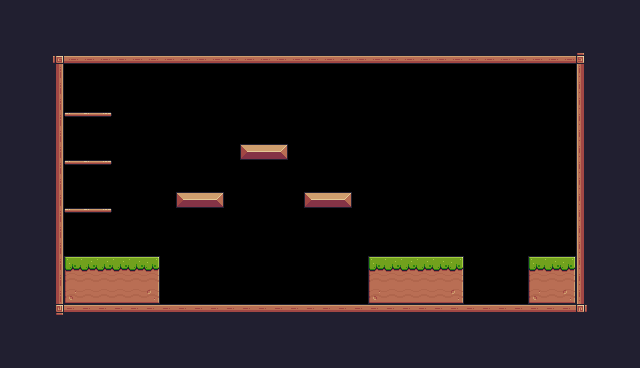

Below is a game level as drawn by its tile map, then a one-line description and the .tmx file that defines it, in full:
An orthogonal 40x23 tile map with 16x16 px tiles, 1 tile layer (Background) and 22 objects (6x Fruit, 3x Platform, 2x Saw, Player).

<map version="1.10" tiledversion="1.10.2" orientation="orthogonal" renderorder="right-down" width="40" height="23" tilewidth="16" tileheight="16" infinite="0" nextlayerid="4" nextobjectid="50">
 <tileset firstgid="1" source="pixel_adventure.tsx" />
 <layer id="1" name="Background" width="40" height="23">
  <properties>
   <property name="BackgroundColor" value="Gray" />
  </properties>
  <data encoding="csv">
112,112,112,112,112,112,112,112,112,112,112,112,112,112,112,112,112,112,112,112,112,112,112,112,112,112,112,112,112,112,112,112,112,112,112,112,112,112,112,112,
112,112,112,112,112,112,112,112,112,112,112,112,112,112,112,112,112,112,112,112,112,112,112,112,112,112,112,112,112,112,112,112,112,112,112,112,112,112,112,112,
112,112,112,112,112,112,112,112,112,112,112,112,112,112,112,112,112,112,112,112,112,112,112,112,112,112,112,112,112,112,112,112,112,112,112,112,112,112,112,112,
112,112,112,92,134,134,134,134,134,134,134,134,134,134,134,134,134,134,134,134,134,134,134,134,134,134,134,134,134,134,134,134,134,134,134,134,93,112,112,112,
112,112,112,113,0,0,0,0,0,0,0,0,0,0,0,0,0,0,0,0,0,0,0,0,0,0,0,0,0,0,0,0,0,0,0,0,111,112,112,112,
112,112,112,113,0,0,0,0,0,0,0,0,0,0,0,0,0,0,0,0,0,0,0,0,0,0,0,0,0,0,0,0,0,0,0,0,111,112,112,112,
112,112,112,113,0,0,0,0,0,0,0,0,0,0,0,0,0,0,0,0,0,0,0,0,0,0,0,0,0,0,0,0,0,0,0,0,111,112,112,112,
112,112,112,113,40,41,42,0,0,0,0,0,0,0,0,0,0,0,0,0,0,0,0,0,0,0,0,0,0,0,0,0,0,0,0,0,111,112,112,112,
112,112,112,113,0,0,0,0,0,0,0,0,0,0,0,0,0,0,0,0,0,0,0,0,0,0,0,0,0,0,0,0,0,0,0,0,111,112,112,112,
112,112,112,113,0,0,0,0,0,0,0,0,0,0,0,13,14,15,0,0,0,0,0,0,0,0,0,0,0,0,0,0,0,0,0,0,111,112,112,112,
112,112,112,113,40,41,42,0,0,0,0,0,0,0,0,0,0,0,0,0,0,0,0,0,0,0,0,0,0,0,0,0,0,0,0,0,111,112,112,112,
112,112,112,113,0,0,0,0,0,0,0,0,0,0,0,0,0,0,0,0,0,0,0,0,0,0,0,0,0,0,0,0,0,0,0,0,111,112,112,112,
112,112,112,113,0,0,0,0,0,0,0,13,14,15,0,0,0,0,0,13,14,15,0,0,0,0,0,0,0,0,0,0,0,0,0,0,111,112,112,112,
112,112,112,113,40,41,42,0,0,0,0,0,0,0,0,0,0,0,0,0,0,0,0,0,0,0,0,0,0,0,0,0,0,0,0,0,111,112,112,112,
112,112,112,113,0,0,0,0,0,0,0,0,0,0,0,0,0,0,0,0,0,0,0,0,0,0,0,0,0,0,0,0,0,0,0,0,111,112,112,112,
112,112,112,113,0,0,0,0,0,0,0,0,0,0,0,0,0,0,0,0,0,0,0,0,0,0,0,0,0,0,0,0,0,0,0,0,111,112,112,112,
112,112,112,113,7,8,8,8,8,9,0,0,0,0,0,0,0,0,0,0,0,0,0,7,8,8,8,8,9,0,0,0,0,7,8,9,111,112,112,112,
112,112,112,113,29,30,30,30,30,31,0,0,0,0,0,0,0,0,0,0,0,0,0,29,30,30,30,30,31,0,0,0,0,29,30,31,111,112,112,112,
112,112,112,113,51,52,52,52,52,53,0,0,0,0,0,0,0,0,0,0,0,0,0,51,52,52,52,52,53,0,0,0,0,51,52,53,111,112,112,112,
112,112,112,114,90,90,90,90,90,90,90,90,90,90,90,90,90,90,90,90,90,90,90,90,90,90,90,90,90,90,90,90,90,90,90,90,115,112,112,112,
112,112,112,112,112,112,112,112,112,112,112,112,112,112,112,112,112,112,112,112,112,112,112,112,112,112,112,112,112,112,112,112,112,112,112,112,112,112,112,112,
112,112,112,112,112,112,112,112,112,112,112,112,112,112,112,112,112,112,112,112,112,112,112,112,112,112,112,112,112,112,112,112,112,112,112,112,112,112,112,112,
112,112,112,112,112,112,112,112,112,112,112,112,112,112,112,112,112,112,112,112,112,112,112,112,112,112,112,112,112,112,112,112,112,112,112,112,112,112,112,112
</data>
 </layer>
 <objectgroup id="2" name="Spawnpoints">
  <object id="10" name="Player" type="Player" x="128" y="176" width="32" height="32" />
  <object id="39" name="Bananas" type="Fruit" x="80" y="80" width="32" height="32" />
  <object id="40" name="Apple" type="Fruit" x="80" y="128" width="32" height="32" />
  <object id="43" name="Cherries" type="Fruit" x="256" y="112" width="32" height="32" />
  <object id="44" name="Bananas" type="Fruit" x="544" y="208" width="32" height="32" />
  <object id="45" name="Cherries" type="Fruit" x="384" y="128" width="32" height="32" />
  <object id="46" name="Kiwi" type="Fruit" x="240" y="208" width="32" height="32" />
  <object id="47" type="Saw" x="240" y="288" width="32" height="32">
   <properties>
    <property name="isVertical" type="bool" value="false" />
    <property name="offNeg" type="float" value="5" />
    <property name="offPos" type="float" value="6" />
   </properties>
  </object>
  <object id="49" type="Saw" x="480" y="128" width="32" height="32">
   <properties>
    <property name="isVertical" type="bool" value="true" />
    <property name="offNeg" type="float" value="4" />
    <property name="offPos" type="float" value="9" />
   </properties>
  </object>
 </objectgroup>
 <objectgroup id="3" name="Collisions">
  <object id="14" x="48" y="48" width="16" height="272" />
  <object id="19" x="64" y="304" width="528" height="16" />
  <object id="20" x="576" y="48" width="16" height="256" />
  <object id="22" x="64" y="48" width="512" height="16" />
  <object id="23" x="176" y="192" width="48" height="16" />
  <object id="24" x="240" y="144" width="48" height="16" />
  <object id="25" x="304" y="192" width="48" height="16" />
  <object id="26" x="64" y="256" width="96" height="48" />
  <object id="27" x="368" y="256" width="96" height="48" />
  <object id="28" x="528" y="256" width="48" height="48" />
  <object id="31" type="Platform" x="64" y="208" width="48" height="16" />
  <object id="34" type="Platform" x="64" y="160" width="48" height="16" />
  <object id="35" type="Platform" x="64" y="112" width="48" height="16" />
 </objectgroup>
</map>
